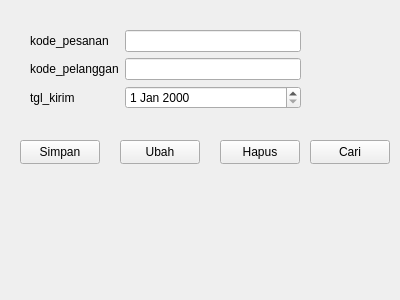
<?xml version="1.0" encoding="UTF-8"?>
<ui version="4.0">
 <class>FormPesanan</class>
 <widget class="QWidget" name="FormPesanan">
  <property name="geometry">
   <rect>
    <x>0</x>
    <y>0</y>
    <width>400</width>
    <height>300</height>
   </rect>
  </property>
  <property name="windowTitle">
   <string>Form</string>
  </property>
  <widget class="QWidget" name="formLayoutWidget">
   <property name="geometry">
    <rect>
     <x>30</x>
     <y>30</y>
     <width>271</width>
     <height>91</height>
    </rect>
   </property>
   <layout class="QFormLayout" name="formLayout">
    <item row="0" column="0">
     <widget class="QLabel" name="kode_pesananLabel">
      <property name="text">
       <string>kode_pesanan </string>
      </property>
     </widget>
    </item>
    <item row="0" column="1">
     <widget class="QLineEdit" name="kode_pesananLineEdit"/>
    </item>
    <item row="1" column="0">
     <widget class="QLabel" name="kode_pelangganLabel">
      <property name="text">
       <string>kode_pelanggan</string>
      </property>
     </widget>
    </item>
    <item row="1" column="1">
     <widget class="QLineEdit" name="kode_pelangganLineEdit"/>
    </item>
    <item row="2" column="0">
     <widget class="QLabel" name="tgl_kirimLabel">
      <property name="text">
       <string>tgl_kirim</string>
      </property>
     </widget>
    </item>
    <item row="2" column="1">
     <widget class="QDateEdit" name="tgl_kirimDateEdit"/>
    </item>
   </layout>
  </widget>
  <widget class="QPushButton" name="pushButton">
   <property name="geometry">
    <rect>
     <x>20</x>
     <y>140</y>
     <width>80</width>
     <height>24</height>
    </rect>
   </property>
   <property name="text">
    <string>Simpan</string>
   </property>
  </widget>
  <widget class="QPushButton" name="pushButton_2">
   <property name="geometry">
    <rect>
     <x>120</x>
     <y>140</y>
     <width>80</width>
     <height>24</height>
    </rect>
   </property>
   <property name="text">
    <string>Ubah</string>
   </property>
  </widget>
  <widget class="QPushButton" name="pushButton_3">
   <property name="geometry">
    <rect>
     <x>220</x>
     <y>140</y>
     <width>80</width>
     <height>24</height>
    </rect>
   </property>
   <property name="text">
    <string>Hapus</string>
   </property>
  </widget>
  <widget class="QPushButton" name="pushButton_4">
   <property name="geometry">
    <rect>
     <x>310</x>
     <y>140</y>
     <width>80</width>
     <height>24</height>
    </rect>
   </property>
   <property name="text">
    <string>Cari</string>
   </property>
  </widget>
 </widget>
 <resources/>
 <connections/>
</ui>
